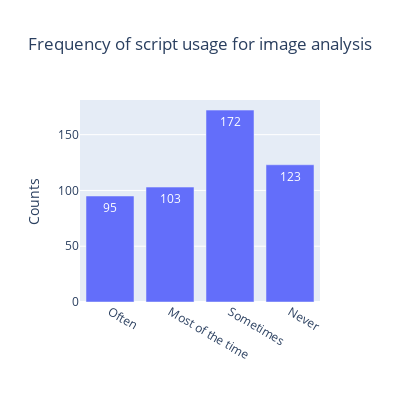

Write notebook code for a chart like this one.
### Markdown cell above
Chnage the order of the X axis; change the size of the graph

### Code cell
#Script usage for image analysis 
frequency =  data["Frequency of script usage"].value_counts()
frequency = px.bar(data, x=frequency.index, y=frequency.values, labels={'x':'', 'y':'Counts'}, width=400, height=400,color_continuous_scale='Fall', text_auto= True, title="Frequency of script usage for image analysis")
frequency.update_layout(title_x=0.5)
frequency.update_xaxes(categoryorder ="array", categoryarray = ['Often','Most of the time','Sometimes','Never'])

### Figure 1 — Plotly figure (JSON) as saved in the notebook; plotly's stock layout.template omitted (floating-point values rounded to 4 significant figures)
{"data": [{"alignmentgroup": "True", "hovertemplate": "=%{x}<br>Counts=%{y}<extra></extra>", "legendgroup": "", "marker": {"color": "#636efa", "pattern": {"shape": ""}}, "name": "", "offsetgroup": "", "orientation": "v", "showlegend": false, "textposition": "auto", "texttemplate": "%{y}", "type": "bar", "x": ["Sometimes", "Never", "Most of the time", "Often"], "xaxis": "x", "y": [172, 123, 103, 95], "yaxis": "y"}], "layout": {"barmode": "relative", "height": 400, "legend": {"tracegroupgap": 0}, "title": {"text": "Frequency of script usage for image analysis", "x": 0.5}, "width": 400, "xaxis": {"anchor": "y", "categoryarray": ["Often", "Most of the time", "Sometimes", "Never"], "categoryorder": "array", "domain": [0, 1], "title": {"text": ""}}, "yaxis": {"anchor": "x", "domain": [0, 1], "title": {"text": "Counts"}}}}
